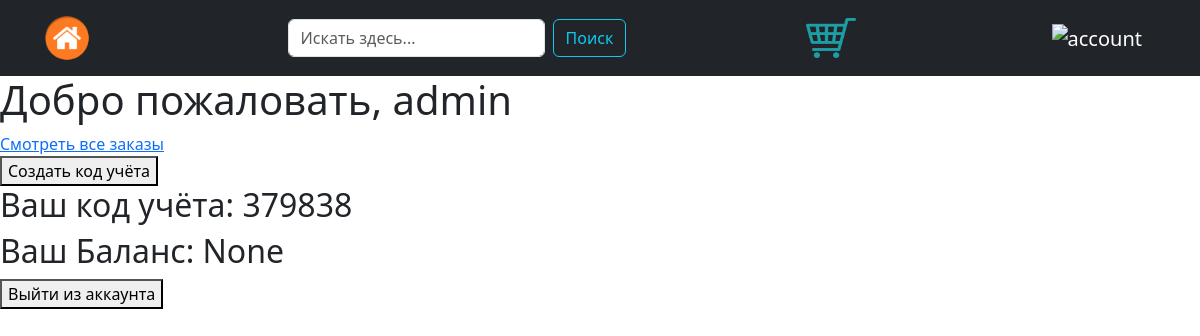
/profile (signed in), run on an earlier commit of the app's database.
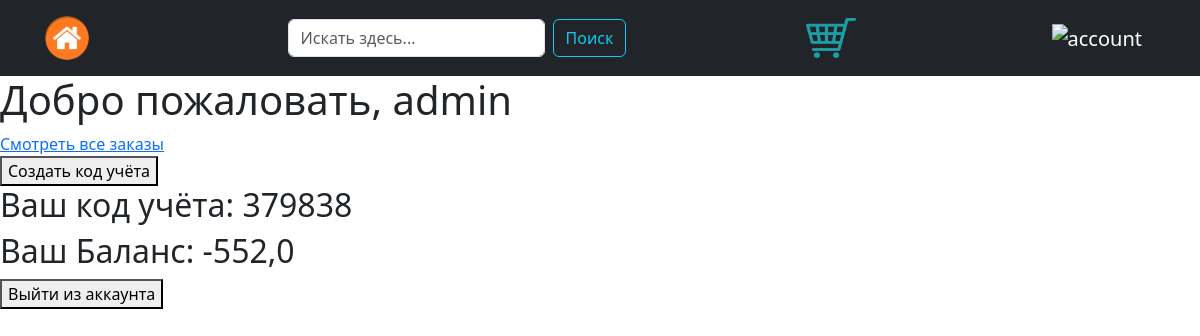
And on a later commit of the database.
### main/models.py (models this page shows)
class User(AbstractUser):
    name = models.CharField(verbose_name='ФИО', blank=True, null=True, max_length=100)
    balance = models.FloatField(verbose_name='Баланс', blank=True, null=True, default=0)
    credit_limit = models.FloatField(verbose_name='Кредит', blank=True, null=True)
    debt = models.FloatField(verbose_name='Долг клиента', blank=True, null=True)
    credit_remain = models.FloatField(verbose_name='Остаток по кредиту', blank=True, null=True)
    extra_info = models.TextField(verbose_name='Дополнительная информация', max_length=1000, blank=True, null=True)
    registration_code = models.IntegerField(verbose_name='Код учёта', blank=True, null=True)
    registration_code_flag = models.BooleanField(verbose_name='без имени', blank=True, null=True, default=0)

### main/views.py (the view)
# urls.py: path('profile', views.profile_view, name="profile"),
@login_required
def profile_view(request):
    user = request.user
    if user.registration_code_flag == 0:
        a = 0
        user.registration_code = a
    if request.method == 'POST':
        a = random.randint(1, 1000000)
        flag = True
        user.registration_code = a
        user.registration_code_flag = flag
        user.save()
    return render(request, 'main/profile.html')

### main/templates/main/profile.html (shortened to what this page needs)
{% extends 'main/layout.html' %}
{% load static %}
{% block content %}
<h1> Добро пожаловать, {{ user.username }}</h1>
{% if perms.main.view_order2 %}
<a href ="{% url 'main:orders_detail' %}"> Смотреть все заказы </a>
{% endif %}
<form method="post">
  <button type="submit">Создать код учёта</button>
</form>
<h2> Ваш код учёта: {{ user.registration_code }}</h2>
<h2> Ваш Баланс: {{ user.balance }}</h2>
<form action="{% url 'logout' %}?next=/profile" method="post">
  <button type="submit">Выйти из аккаунта</button>
</form>
{% endblock %}

### main/templates/main/layout.html (shortened to what this page needs)
{% load static %}
<!doctype html>
<html lang="en">
<head>
    <link href="https://cdn.jsdelivr.net/npm/bootstrap@5.3.3/dist/css/bootstrap.min.css" rel="stylesheet">
    <link rel="stylesheet" type="text/css" href="{% static 'main/css/style.css' %}"/>
</head>
<body>
     <nav class="navbar navbar-dark bg-dark">
         <div class="container-lg">
             <a class="navbar-brand" href="/">
                 <img src="{% static 'main/img/Дом.png' %}" alt="home" width="50" height="50">
             </a>
             <form class="d-flex" role="search" action="" method="get">
                 <input class="form-control me-2" name="s" id="floatingSearch" placeholder="Искать здесь..." type="search">
                 <button class="btn btn-outline-info" type="submit">Поиск</button>
             </form>
             <a class="navbar-brand" href="/cart">
                 <img src="{% static 'main/img/корзина.png' %}" alt="cart" width="50" height="40">
             </a>
             <a class="navbar-brand" href="/profile">
                 <img src="{% static 'main/img/аккаунт.png' %}" alt="account" width="50" height="50">
             </a>
         </div>
      </nav>
     {% block content %}
     {% endblock %}
</body>
</html>

What changed in the data, as far as the page shows it:
changed User "admin": balance "None" → "-552,0"
